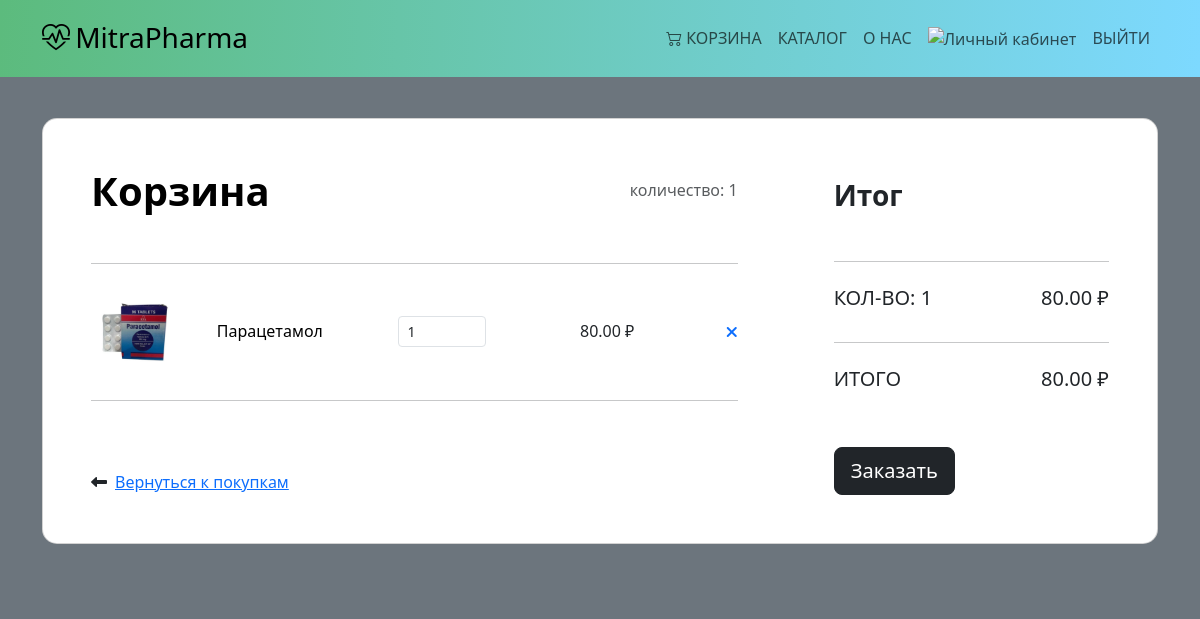
The app's page /cart/ (signed in) with its own data.
### pharmacy_site/models.py (models this page shows, shortened)
class Cart(models.Model):
    user = models.OneToOneField(User, on_delete=models.CASCADE,related_name='pharmacy_cart')
    products = models.ManyToManyField(Medicine, blank=True)

class Medicine(models.Model):
    name=models.CharField(max_length=200)
    category=models.CharField(max_length=200)
    brand=models.CharField(max_length=200)
    price=models.DecimalField(max_digits=10, decimal_places=2)
    quantity=models.IntegerField()
    dosage=models.CharField(max_length=100)
    description = models.TextField()
    image=models.ImageField(default='default.jpg',upload_to='pharmacy_images')

### pharmacy_site/views.py (the view)
# urls.py: path('cart/', views.cart, name='cart_pharmacy'),
def cart(request):
    try:
        cart = Cart.objects.get(user=request.user)
    except:
        cart = None
    context = {
        'cart': cart
    }
    return render(request, 'pharmacy_site/cart.html', context)

### pharmacy_site/templates/pharmacy_site/cart.html (shortened to what this page needs)
{% extends "pharmacy_site/base.html" %}
{% block content %}
{% load static %}
<link rel="stylesheet" href="https://cdnjs.cloudflare.com/ajax/libs/font-awesome/6.4.0/css/all.min.css" />
<section class="h-100 h-custom bg-secondary">
    <div class="container py-5 h-100">
      <div class="row d-flex justify-content-center align-items-center h-100">
        <div class="col-12">
          <div class="card card-registration card-registration-2" style="border-radius: 15px;">
            <div class="card-body p-0">
              <div class="row g-0">
                <div class="col-lg-8">
                  <div class="p-5">
                    <div class="d-flex justify-content-between align-items-center mb-5">
                      <h1 class="fw-bold mb-0 text-black">Корзина</h1>
                      <h6 class="mb-0 text-muted">количество: {{ cart.products.all|length }}</h6>
                    </div>
                    <form action="{% url 'confirm_order_pharmacy' %}" method="post">
                    {% for product in cart.products.all %}
                    <hr class="my-4">
                    <div class=" row mb-4 d-flex justify-content-between align-items-center">
                      <div class="col-md-2 col-lg-2 col-xl-2">
                        <img
                          src="{{ product.image.url }}"
                          class="img-fluid rounded-3" alt="Cotton T-shirt">
                      </div>
                      <div class="col-md-3 col-lg-3 col-xl-3">
                        <h6 class="text-black mb-0">{{ product.name }}</h6>
                      </div>
                      <div class="col-md-3 col-lg-3 col-xl-2 d-flex">
                        <input id="form1" min="0" name="quantity[]" value="1" type="number"
                          class="form-control form-control-sm" />
                      </div>
                      <div class="col-md-3 col-lg-2 col-xl-2 offset-lg-1">
                        <h6 class="price mb-0">{{ product.price }} ₽</h6>
                      </div>
                      <div class="col-md-1 col-lg-1 col-xl-1 text-end">
                        <a href="{% url 'delete_product_cart_pharmacy' product_id=product.id %}"><i class="fas fa-times"></i></a>
                      </div>
                    </div>
                    {% empty %}
                        <h1>Ваша корзина пуста.</h1>
                     {% endfor %}
                    <hr class="my-4">
                    <div class="pt-5">
                      <h6 class="mb-0"><a href="#!" class="text-body"><i
                            class="fas fa-long-arrow-alt-left me-2"></i><a href="{% url 'pharmacy-home' %}">Вернуться к покупкам</a></a></h6>
                    </div>
                  </div>
                </div>
                <div class="col-lg-4 bg-grey">
                  <div class="p-5">
                    <h3 class="fw-bold mb-5 mt-2 pt-1">Итог</h3>
                    <hr class="my-4">
                    <div class="d-flex justify-content-between mb-4">
                      <h5 class="text-uppercase">кол-во: {{ cart.products.all|length }}</h5>
                      <h5 class="total-price">0.00 ₽</h5>
                    </div>
                    <hr class="my-4">
                    <div class="d-flex justify-content-between mb-5">
                      <h5 class="text-uppercase">ИТОГО</h5>
                      <h5 class="total-price">0.00 ₽</h5>
                    </div>
                    <button onclick="orderConfrimFun()" type="submit" class="btn btn-dark btn-block btn-lg"
                      data-mdb-ripple-color="dark">Заказать</button>
                  </div>
                </div>
              </div>
            </div>
          </div>
        </div>
      </div>
    </div>
  </section>
{% endblock content %}

### pharmacy_site/templates/pharmacy_site/base.html (style rules this page uses)
body::before { display: block; content: ''; height: 70px; }

### pharmacy_site/templates/pharmacy_site/cart.html (style rules this page uses)
body { background-color: #6c757d; }

### records on screen
Cart: products.all|length "1"
Medicine: image (picture), name "Парацетамол", price "80.00"
